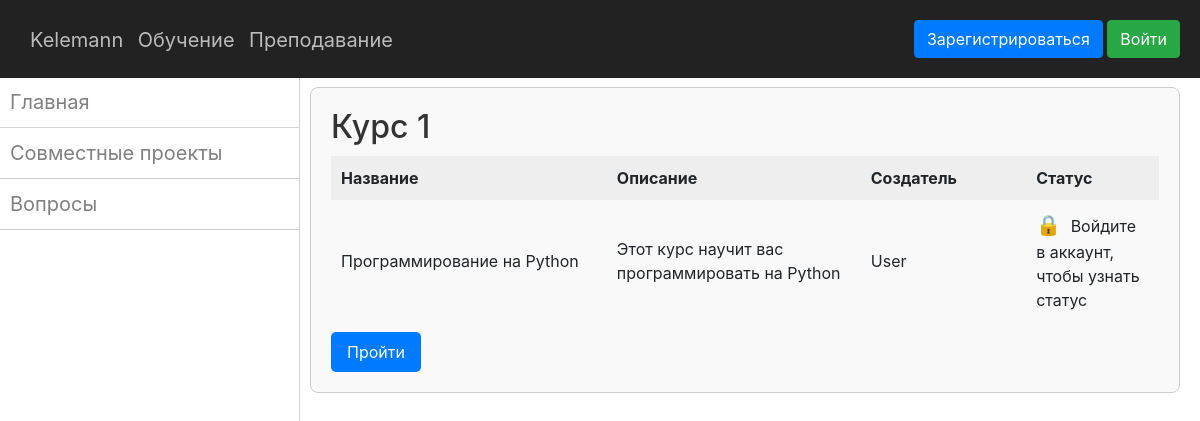
Page /learn on the earlier database version.
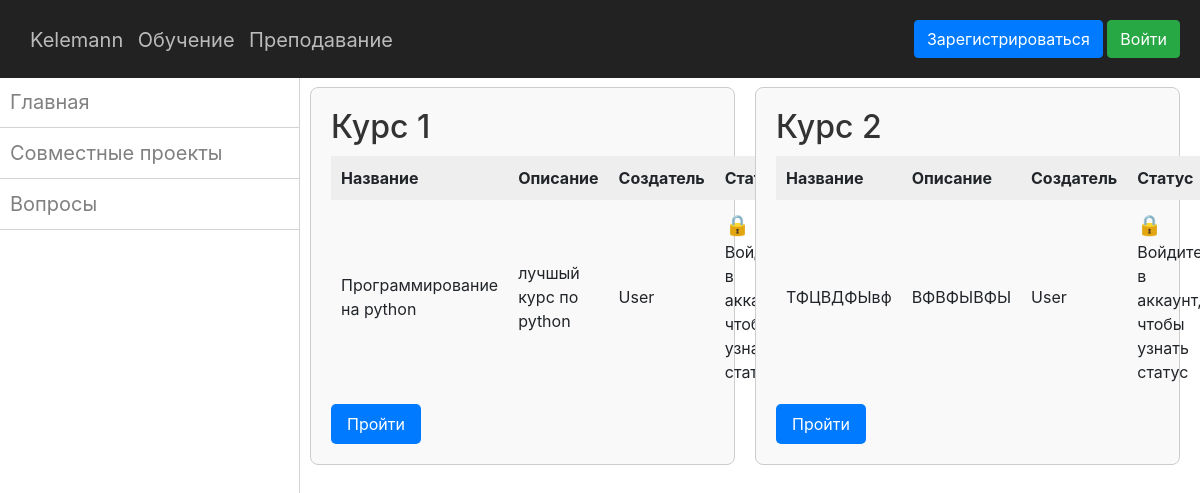
Same page on the later database version.
### data/courses.py (models this page shows)
class Course(SqlAlchemyBase, UserMixin, SerializerMixin):
    __tablename__ = 'cources'
    id = sqlalchemy.Column(sqlalchemy.Integer, primary_key=True, autoincrement=True)
    name = sqlalchemy.Column(sqlalchemy.String, unique=True)
    description = sqlalchemy.Column(sqlalchemy.String, nullable=True)
    user_id = sqlalchemy.Column(sqlalchemy.Integer, sqlalchemy.ForeignKey("users.id"))
    user = orm.relationship('User')
    lessons = orm.relationship("Lesson", back_populates='course')

### data/users.py (models this page shows, shortened)
class User(SqlAlchemyBase, UserMixin, SerializerMixin):
    __tablename__ = 'users'
    id = sqlalchemy.Column(sqlalchemy.Integer, primary_key=True, autoincrement=True)
    name = sqlalchemy.Column(sqlalchemy.String)
    email = sqlalchemy.Column(sqlalchemy.String, index=True, unique=True)
    hashed_password = sqlalchemy.Column(sqlalchemy.String)
    completed_courses = sqlalchemy.Column(sqlalchemy.String, nullable=True)
    courses = orm.relationship("Course", back_populates='user')

### main.py (the view)
@app.route('/learn', methods=['GET'])
def learn():
    db_session.global_init('database.db')
    db_sess = db_session.create_session()
    courses = db_sess.query(Course).all()
    users = db_sess.query(User).all()
    return render_template('list_of_courses.html', courses=courses, users=users)

### data/db_session.py (called while the page is built, shortened)
def global_init(db_file):
    global __factory
    if __factory:
        return

def create_session() -> Session:
    global __factory
    return __factory()

### templates/list_of_courses.html
{% extends "base.html" %}
{% block link %}
    <link rel="stylesheet" href="../static/css/header.css">
    <link rel="stylesheet" href="../static/css/sidebar.css">
    <link rel="stylesheet" href="../static/css/list_of_courses.css">
{% endblock %}
{% block sidebar %}
<nav class="sidebar">
    <div class="content-lesson">
        <ul>
            <li><a href="/learn">Главная</a></li>
            <li><a href="/learn">Совместные проекты</a></li>
            <li><a href="/learn">Вопросы</a></li>
        </ul>
    </div>
</nav>
{% endblock %}
{% block content %}
<div class="main-content">
    <div class="courses">
        {% if courses %}
            {% for course in courses %}
            <div class="course">
                <h2>Курс {{course.id}}</h2>
                <table>
                    <thead>
                        <tr>
                            <th>Название</th>
                            <th>Описание</th>
                            <th>Создатель</th>
                            <th>Статус</th>
                        </tr>
                    </thead>
                    <tbody>
                        <tr>
                            <td>{{course.name}}</td>
                            <td>{{course.description | safe}}</td>
                            <td>{{users[course.user_id - 1].name}}</td>
                            <td>
                                {% if current_user.is_authenticated %}
                                    {% if course.id|string() in current_user.completed_courses %}
                                        <span class="status-icon completed">✔</span>
                                    {% else %}
                                        <span class="status-icon not-completed">✘</span>
                                    {% endif %}
                                {% else %}
                                    <span class="status-icon">🔒</span>
                                    <span>Войдите в аккаунт, чтобы узнать статус</span>
                                {% endif %}
                            </td>
                        </tr>
                    </tbody>
                </table>
                <a href="learn/{{ course.name }}" class="btn-learn">Пройти</a>
            </div>
            {% endfor %}
        {% else %}
            <h1>Курсов ещё нет</h1>
        {% endif %}
    </div>
</div>
{% endblock %}

### templates/base.html (shortened to what this page needs)
<!doctype html>
<html lang="en">
<head>
    <link rel="stylesheet"
        href="https://stackpath.bootstrapcdn.com/bootstrap/4.4.1/css/bootstrap.min.css"
>
    {% block link %}{% endblock %}
</head>
<body>
    <div class="content-container">
        <header class="header">
            <div class="header-left">
                <span class="logo"><a href="/" class="a-left">Kelemann</a></span>
                <a href="/learn" class="a-left">Обучение</a>
                <a href="/teach" class="a-left">Преподавание</a>
            </div>
            <div class="header-right">
                {% if current_user.is_authenticated %}
                <a class="navbar-brand" href="/logout">{{ current_user.name }}</a>
                {% else %}
                    <a class="btn btn-primary " href="/register">Зарегистрироваться</a>
                    <a class="btn btn-success" href="/login">Войти</a>
                {% endif %}
            </div>
        </header>
        {% block sidebar %}{% endblock %}
        <div class="main-content">
            {% block content %}{% endblock %}
        </div>
    </div>
</body>
</html>

### static/css/header.css (style rules this page uses)
.content-container { display: flex; flex-direction: column; justify-content: space-between; margin-top: 57px; padding: 20px; }
.header { background-color: #222222; color: #fff; display: flex; justify-content: space-between; align-items: center; padding: 20px; position: fixed; top: 0; left: 0; right: 0; z-index: 1000; }
.a-left { color: #bbbbbb; font-size: 20px; padding-left: 10px; transition: color 0.5s ease; }
.logo { font-size: 25px; }

### static/css/sidebar.css (style rules this page uses)
.content-container { margin-left: 290px; padding: 20px; }
.sidebar { width: 300px; border-right: 1px solid lightgray; color: #fff; height: 100vh; position: fixed; top: 1; left: 0; z-index: 999; overflow-y: auto; background-color: #fff; }
.sidebar ul { list-style-type: none; padding: 0; }
.sidebar li { padding: 10px; border-bottom: 1px solid lightgray; }
.content-lesson a { color: gray; text-decoration: none; transition: background-color 0.5s ease; font-size: 20px; }

### static/css/list_of_courses.css (style rules this page uses)
.sidebar { display: flex; flex-direction: column; background-color: #fff; }
.content-lesson a { color: gray; text-decoration: none; transition: background-color 0.5s ease; font-size: 20px; }
.main-content { padding-top: 5px; }
.courses { display: grid; grid-template-columns: repeat(auto-fit, minmax(400px, 1fr)); gap: 20px; }
.course { border: 1px solid #ccc; border-radius: 8px; padding: 20px; background-color: #f9f9f9; }
.course h2 { margin-bottom: 10px; color: #333; }
table { width: 100%; border-collapse: collapse; margin-bottom: 10px; }
th, td { padding: 10px; text-align: left; width: 50px; }
th { background-color: #eee; }
.status-icon { font-size: 20px; margin-right: 5px; }
.btn-learn { display: inline-block; padding: 8px 16px; background-color: #007bff; color: #fff; text-decoration: none; border-radius: 5px; transition: background-color 0.3s; }

Differences in the rows shown:
changed Course id 1: name "Программирование на Python" → "Программирование на python"; description "Этот курс научит вас программировать на Python" → "лучшый курс по python"
added Course: id "2", name "ТФЦВДФЫвф", description "ВФВФЫВФЫ", {{ users[course.user_id - 1].name }} "User"
